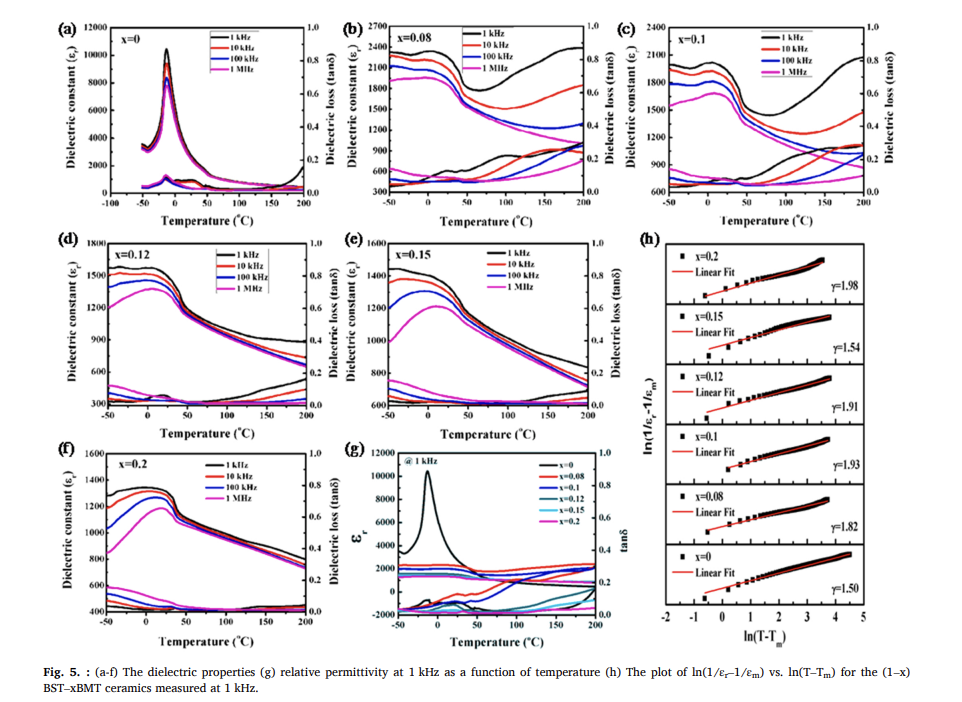
#> input picture 새 폴더/10.1016_j.jeurceramsoc.2023.01.027_fig5.png, 962 x 702 px, found by its file name
$ python swatches.py
#> lines starting #> are read from the running program, lines starting #| are printed output that depends on the picture; after the words box and inside, x2 and y2 are one past the last pixel; in counts of white or black regions, pixels touching at a corner belong together
from PIL import Image
import numpy as np

p = r"C:\Users\user\OneDrive\문서\유전율_그래프_측정\새 폴더\10.1016_j.jeurceramsoc.2023.01.027_fig5.png"
a = np.array(Image.open(p).convert("RGB")).astype(int)
regions = {
    "a": (205, 232, 28, 82),
    "b": (465, 492, 28, 82),
    "c": (765, 792, 28, 82),
    "d": (222, 248, 248, 298),
    "e": (492, 518, 248, 298),
    "f": (208, 234, 458, 508),
    "g": (538, 564, 458, 530),
}
for name, (x0, x1, y0, y1) in regions.items():
    sub = a[y0:y1, x0:x1]
    mx, mn = sub.max(axis=2), sub.min(axis=2)
    colored = (mx - mn > 40) & (mx > 80)
    counts = colored.sum(axis=1)
    rows = np.nonzero(counts >= 8)[0]
    groups = np.split(rows, np.nonzero(np.diff(rows) > 2)[0] + 1) if len(rows) else []
    print(name)
    for g in groups:
        y = int(g.mean()) + y0
        px = sub[g][colored[g]]
        if len(px):
            print(f"   y={y:3d} n={len(px):3d} rgb={px.mean(axis=0).round(0)}")
#> this loop made 7 passes
#> groups on passes 1 to 6: [[19, 20], [29, 30, 31], [40, 41, 42]], [[16, 17, 18], [27, 28, 29], [39, 40, 41]], [[20, 21, 22], [31, 32, 33], [43, 44, 45]], [[17, 18, 19], [28, 29, 30], [39, 40, 41]], [[15, 16, 17], [26, 27, 28], [38, 39]], [[17, 18, 19], [28, 29, 30], [39, 40, 41]]
#> rows on pass 7: [17, 18, 19, 28, 29, 30, 40, 41, 51, 52, 53, 62, 63, 64]
#> pass 1, `sub = a[y0:y1, x0:x1]`:
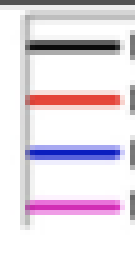
#> sub: shape (54, 27, 3) int64 (shown 5 times larger); mean R, G, B 229.7, 220.4, 228.9
#> pass 1, `mx, mn = sub.max(axis=2), sub.min(axis=2)`:
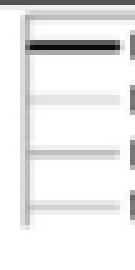
#> mx: shape (54, 27) int64 (shown 5 times larger); min 10, max 255, mean 234.7
#> pass 1, `mx, mn = sub.max(axis=2), sub.min(axis=2)`:
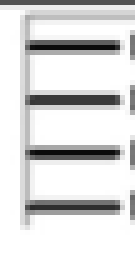
#> mn: shape (54, 27) int64 (shown 5 times larger); min 10, max 255, mean 219.7
#> pass 1, `colored = (mx - mn > 40) & (mx > 80)`:
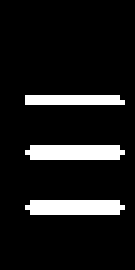
#> colored: shape (54, 27) bool (shown 5 times larger); 10.4% white; 3 white regions, box (x1, y1, x2, y2) and area: (5, 29, 25, 32) 56, (5, 40, 25, 43) 56, (5, 19, 25, 21) 39
